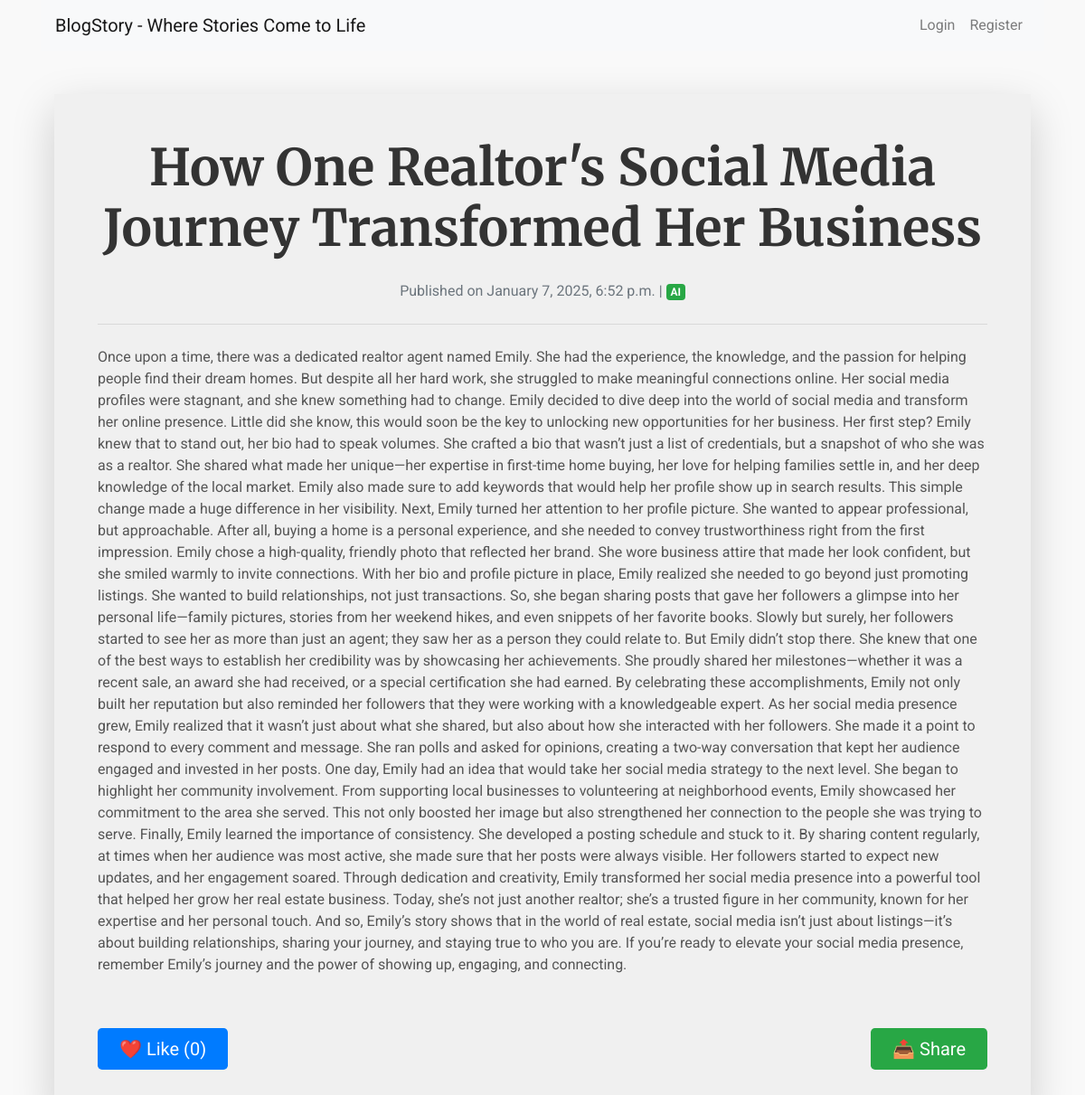
The app's page /blog/2/ with its own data.
### blogs/models.py (models this page shows, shortened)
class BlogPost(models.Model):
    title = models.CharField(max_length=200)
    description = models.TextField()
    content = models.TextField()
    publish_date = models.DateTimeField(auto_now_add=True)
    category = models.ForeignKey(Category, on_delete=models.CASCADE)
    like_count = models.PositiveIntegerField(default=0)
    author = models.ForeignKey(User, on_delete=models.CASCADE)
    is_published = models.BooleanField(default=False)

class Category(models.Model):
    name = models.CharField(max_length=100)
    description = models.TextField(blank=True, null=True)
    def __str__(self):
        return self.name

### blogs/views.py (the view)
# urls.py: path('blog/<int:pk>/', views.blog_detail, name='blog_detail'),
def blog_detail(request, pk):
    blog = get_object_or_404(BlogPost, pk=pk)
    if blog.is_published or request.user.is_authenticated:
        context = {
            'blog': blog,
        }
        return render(request, 'blog_detail.html', context)
    else:
        return HttpResponseForbidden("You do not have permission to view this unpublished blog.")

### blogs/templates/blog_detail.html (shortened to what this page needs)
{% extends 'base.html' %}
{% block content %}
<div class="container mt-5">
    <div class="card shadow-lg border-0">
        <div class="card-body p-5">
            <h1 class="card-title display-4 text-center font-weight-bold mb-4">{{ blog.title }}</h1>
            <p class="text-center text-muted mb-4">
                Published on
                <span class="fw-bold">{{ blog.publish_date|date:"F j, Y, g:i a" }}</span> |
                <span class="badge bg-success text-white fs-6">{{ blog.category }}</span>
            </p>
            <hr class="my-4">
            <p class="card-text fs-5 lh-lg">{{ blog.content }}</p>
            <div class="mt-5 d-flex justify-content-between align-items-center">
                <div>
                    <form id="like-form" method="POST" action="{% url 'like_blog' blog.id %}">
                        <button type="submit" class="btn btn-primary btn-lg px-4">
                            ❤️ Like (<span id="like-count">{{ blog.like_count }}</span>)
                        </button>
                    </form>
                </div>
                <div>
                    <button id="share-button" class="btn btn-success btn-lg px-4" onclick="copyToClipboard('{{ request.build_absolute_uri }}')">
                        📤 Share
                    </button>
                </div>
            </div>
        </div>
    </div>
</div>
{% endblock %}

### static/css/style.css (style rules this page uses)
body { font-family: 'Arial', sans-serif; background-color: #f4f4f9; }
.card { margin-bottom: 15px; }
.card-title { font-size: 1.25rem; }
.card-text { font-size: 1rem; }
.btn { margin-top: 10px; }

### blogs/templates/blog_detail.html (style rules this page uses)
body { font-family: 'Roboto', sans-serif; background-color: #f9f9f9; }
.card-title { font-family: 'Merriweather', serif; color: #333; }
.card-text { color: #555; }
.btn-primary { background-color: #007bff; border: none; }
.btn-success { background-color: #28a745; border: none; }
.card-body { background-color: #f0f0f0; color: #333; }

### records on screen
BlogPost: title "How One Realtor's Social Media Journey Transformed Her Business", publish_date "January 7, 2025, 6:52 p.m.", category "AI", content "Once upon a time, there was a dedicated realtor agent named Emily. She had the experience, the knowledge, and the passion for helping people find their dream homes. But despite all her hard work, she struggled to make meaningful connections online. Her social media profiles were stagnant, and she knew something had to change. Emily decided to dive deep into the world of social media and transform her online presence. Little did she know, this would soon be the key to unlocking new opportunities for her business. Her first step? Emily knew that to stand out, her bio had to speak volumes. She crafted a bio that wasn’t just a list of credentials, but a snapshot of who she was as a realtor. She…", like_count "0"
